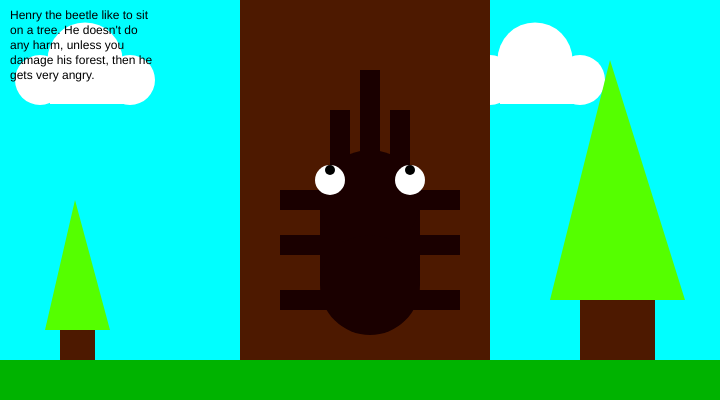
Frame 1 (no input)
Frame 60 (no input): identical to frame 1, image omitted
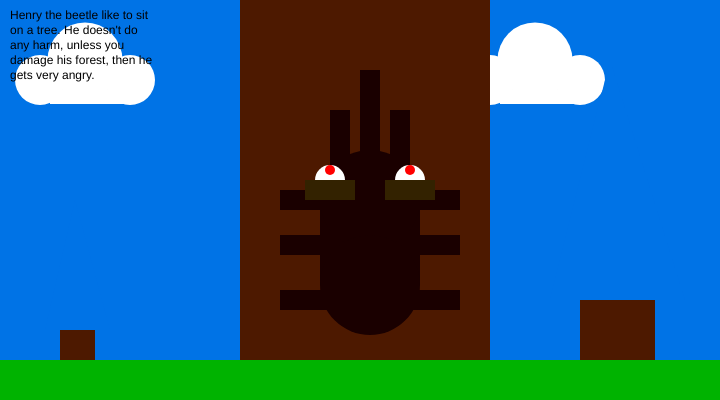
Frame 120 (the mouse pressed at the canvas centre since frame 60)

The p5.js sketch that drew these frames (run headless with seeded random() and noise() and a simulated clock; from frame 60 on, the mouse is pressed at the canvas centre):

// p5.js sketch
// ── sketch.js
function setup() {
  createCanvas(720, 400);
}

function draw() {


  background(0, 255, 255);
  noStroke();

  if (mouseIsPressed) {
    background(0, 115, 230);

  } else {
    background(0, 255, 255);
  }

  //left part of left cloud
  fill(255, 255, 255);
  circle(40, 80, 50);

  //right part of left cloud
  fill(255, 255, 255);
   circle(130, 80, 50);

  //middle part of left cloud
  fill(255, 255, 255);
  circle(85, 60, 75);

  //even the left cloud
  fill(255, 255, 255);
  rect(50, 90, 80, 14);

  //left part of right cloud
  fill(255, 255, 255);
  circle(490, 80, 50);

  //right part of right cloud
  fill(255, 255, 255);
   circle(580, 80, 50);

  //middle part of right cloud
  fill(255, 255, 255);
  circle(535, 60, 75);

  //even the right cloud
  fill(255, 255, 255);
  rect(500, 90, 80, 14);

  //front trunk
  fill(77, 25, 0);
  rect(240, 0, 250, 360);

  //left trunk
  fill(77, 25, 0);
  rect(60, 330, 35, 30);

  //left leaves
   if (mouseIsPressed) {
   fill(0, 115, 230);
   triangle(75, 200, 45, 330, 110, 330);
  } else {
    fill(85, 255, 0);
  triangle(75, 200, 45, 330, 110, 330);
  }

  //right trunk
  fill(77, 25, 0);
  rect(580, 300, 75, 60);

  //right leaves
  if (mouseIsPressed) {
   fill(0, 115, 230);
  triangle(610, 60, 550, 300, 685, 300);
  } else {
  fill(85, 255, 0);
  triangle(610, 60, 550, 300, 685, 300);
  }

  //body
  fill(26, 0, 0);
  rect(320, 200, 100, 85);

  //upper head
  fill(26, 0, 0);
  circle(370, 200, 100);

   //right horn
  fill(26, 0, 0);
  rect(390, 110, 20, 80);

   //left horn
  fill(26, 0, 0);
  rect(330, 110, 20, 80);

  //bottom body
  fill(26, 0, 0);
  circle(370, 285, 100);

  //horn
  fill(26, 0, 0);
  rect(360, 70, 20, 90);

  //left upper leg
  fill(26, 0, 0);
  rect(280, 190, 50, 20);

  // right upper leg
   fill(26, 0, 0);
  rect(410, 190, 50, 20);

  //left middle leg
  fill(26, 0, 0);
  rect(280, 235, 50, 20);

  // right middle leg
   fill(26, 0, 0);
  rect(410, 235, 50, 20);

   //left back leg
  fill(26, 0, 0);
  rect(280, 290, 50, 20);

  // right back leg
   fill(26, 0, 0);
  rect(410, 290, 50, 20);

  //left white eye
  fill(255, 255, 255);
  circle(330, 180, 30);

  //left black eye
  if (mouseIsPressed) {
   fill(255, 0, 0);
  circle(330, 170, 10);
  } else {
   fill(0, 0, 0);
  circle(330, 170, 10);
  }

  //right white eye
  fill(255, 255, 255);
  circle(410, 180, 30);

  //right black eye
  if (mouseIsPressed) {
   fill(255, 0, 0);
  circle(410, 170, 10);
  } else {
   fill(0, 0, 0);
  circle(410, 170, 10);
  }

  //eyebrows
  if (mouseIsPressed) {
    fill(51, 34, 0);
  rect(305, 180, 50, 20);

    fill(51, 34, 0);
    rect(385, 180, 50, 20);
  }

  //ground
   fill(0, 179, 0);
   rect(0, 360, 720, 45);


 fill(0) ;
  text("Henry the beetle like to sit on a tree. He doesn't do any harm, unless you damage his forest, then he gets very angry.",10, 10, 150, 80)
}
